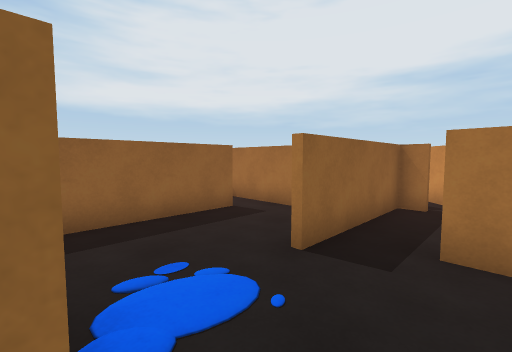
view 1 (above)

15 first-person views from a walk through a scene from a Unity 3-D project. The camera is 1.4 m above the floor, tilts 4° down and sees 90° across. The floor is counted in squares, 1 m on a side. Each view is taken from the middle of a square. On the plan, view 1 faces up. The plan holds only what a view shows up to about 13 squares ahead; the rest is blank. Some animated figures are left out.

view 2
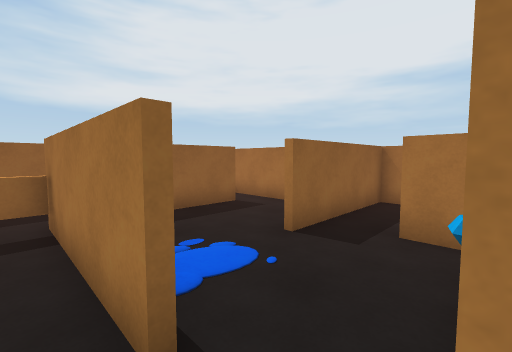

view 3
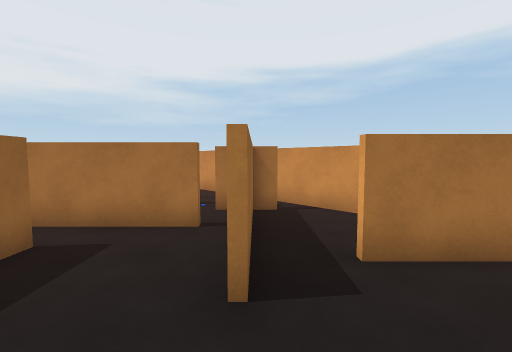

view 4
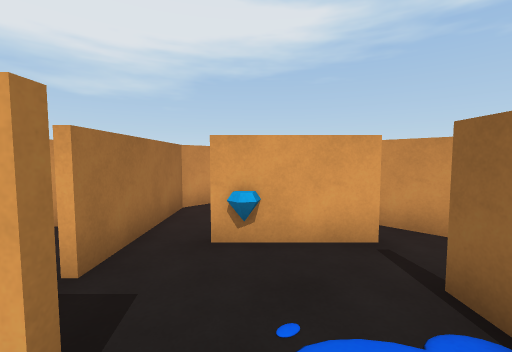

view 5
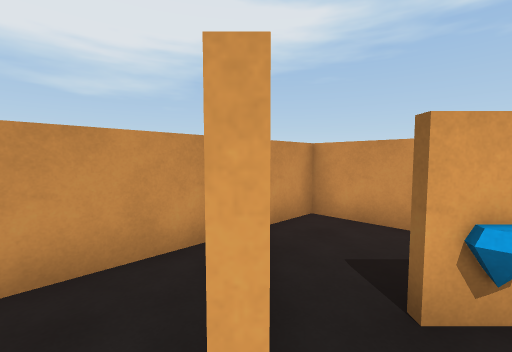

view 6
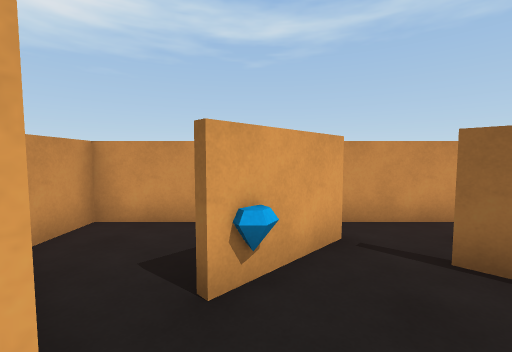

view 7
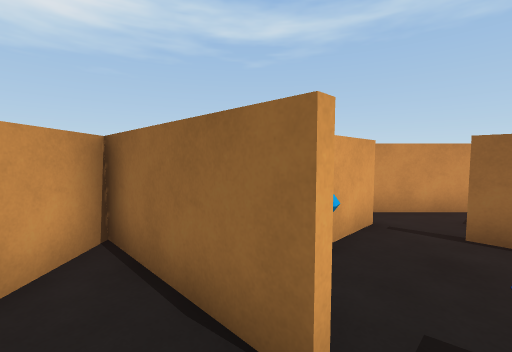

view 8
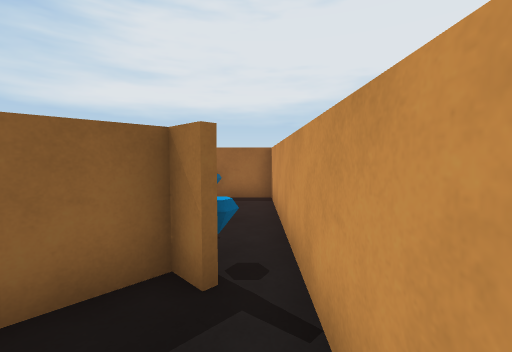

view 9
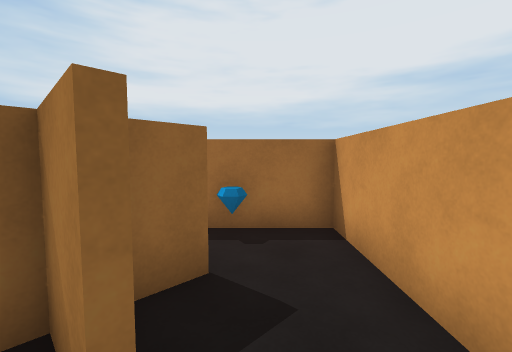

view 10
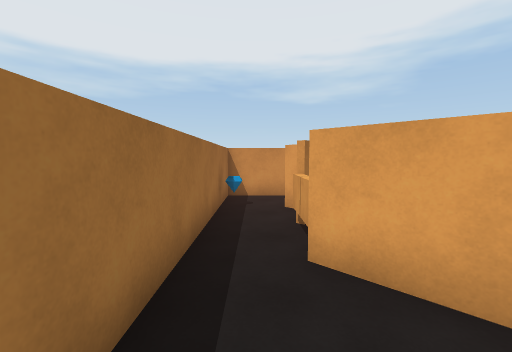

view 11
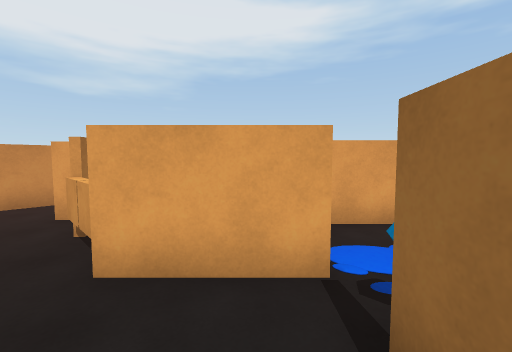

view 12
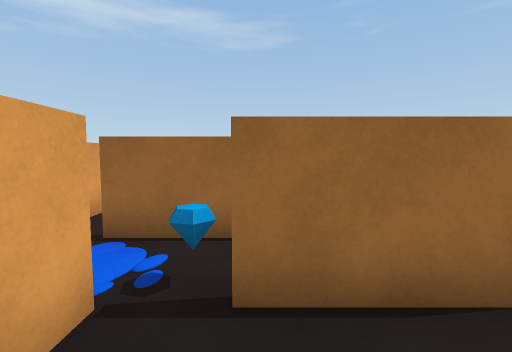

view 13
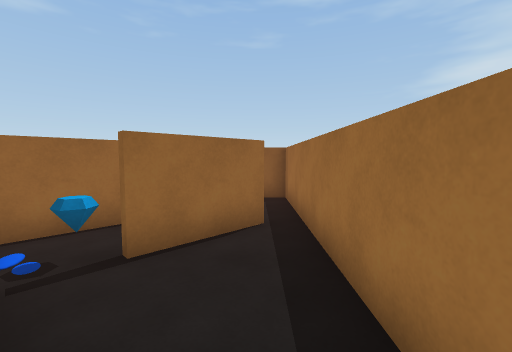

view 14
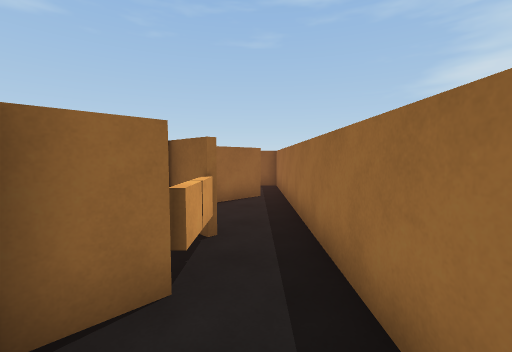

view 15
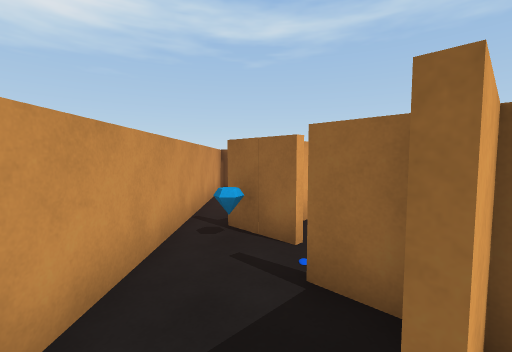

### Floor plan
Ten units are one square. View 1 is at (0, 0); x grows to the right and y downward. Boxes are objects, and circles mark ways between rooms. Rooms are numbered by the first view taken in them; rooms with no view inside come last. Other rooms are left out.
<svg viewBox="-60 -136 120 157">
<path fill="none" stroke="#000" d="M-7 -6 -41 -40M-11 -12 -5 -7M5 4 12 -3M-25 16 10 16M18 -49 6 -37M19 -66 7 -78M-7 -75 -36 -46M34 -25 24 -35M12 -3 25 -16M45 -66 40 -71 18 -49M26 -36 55 -7 55 -74M35 -111 28 -104M27 -99 35 -91M22 -101 34 -112M34 -80 46 -67M16 -110 23 -102M55 -74 55 -131 15 -131M-15 -131 -55 -131M-55 -122 -34 -102M-26 -93 -6 -113M-4 -112 -15 -101M15 -131 -15 -131M32 16 55 16 55 -4 34 -25M-54 -91 -32 -69M-23 -61 -13 -71M7 -78 -9 -94"/>
<rect x="-5" y="-115" width="20" height="10" fill="#bbb"><title>other object</title></rect>
<rect x="-35" y="-105" width="10" height="10" fill="#bbb"><title>other object</title></rect>
<circle cx="0" cy="-5" r="3" fill="#2a7"/>
<circle cx="15" cy="10" r="3" fill="#2a7"/>
<circle cx="20" cy="-40" r="3" fill="#2a7"/>
<circle cx="0" cy="-70" r="3" fill="#2a7"/>
<circle cx="50" cy="-70" r="3" fill="#2a7"/>
<circle cx="20" cy="-120" r="3" fill="#2a7"/>
<circle cx="-20" cy="-120" r="3" fill="#2a7"/>
<circle cx="-30" cy="-100" r="3" fill="#2a7"/>
<circle cx="-15" cy="-80" r="3" fill="#2a7"/>
<text x="-10" y="0">1</text>
<text x="0" y="-40">2</text>
<text x="40" y="-50">3</text>
<text x="40" y="-100">4</text>
<text x="-30" y="-120">5</text>
<text x="0" y="-120">6</text>
<text x="30" y="0">7</text>
<text x="-30" y="-90">8</text>
<text x="-10" y="-80">9</text>
</svg>
Room 1 opens to room 2. Room 1 opens to room 7. Room 2 opens to room 3. Room 2 opens to room 9. Room 3 opens to room 4. Room 4 opens to room 6. Room 5 opens to room 6. Room 5 opens to room 8. Room 8 opens to room 9.

Where each view was taken, in squares from view 1:
view 1: 0 up, 0 right, facing up
view 2: 1 down, 0 right, facing up
view 3: 2 up, 1 left, facing up-right
view 4: 4 up, 1 left, facing down-right
view 5: 4 up, 2 right, facing down-right
view 6: 4 up, 2 right, facing down
view 7: 5 up, 3 right, facing down
view 8: 4 up, 5 right, facing up
view 9: 8 up, 4 right, facing up
view 10: 12 up, 4 left, facing right
view 11: 12 up, 4 left, facing down-right
view 12: 12 up, 2 left, facing down-left
view 13: 12 up, 0 right, facing left
view 14: 12 up, 4 right, facing left
view 15: 12 up, 4 right, facing down
